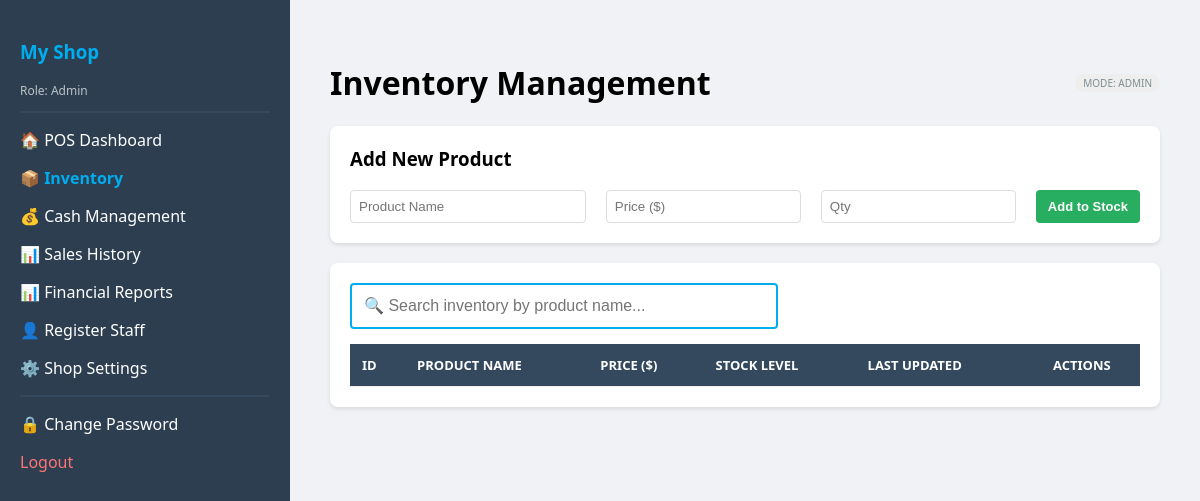
Before: /inventory (signed in) with the older database file.
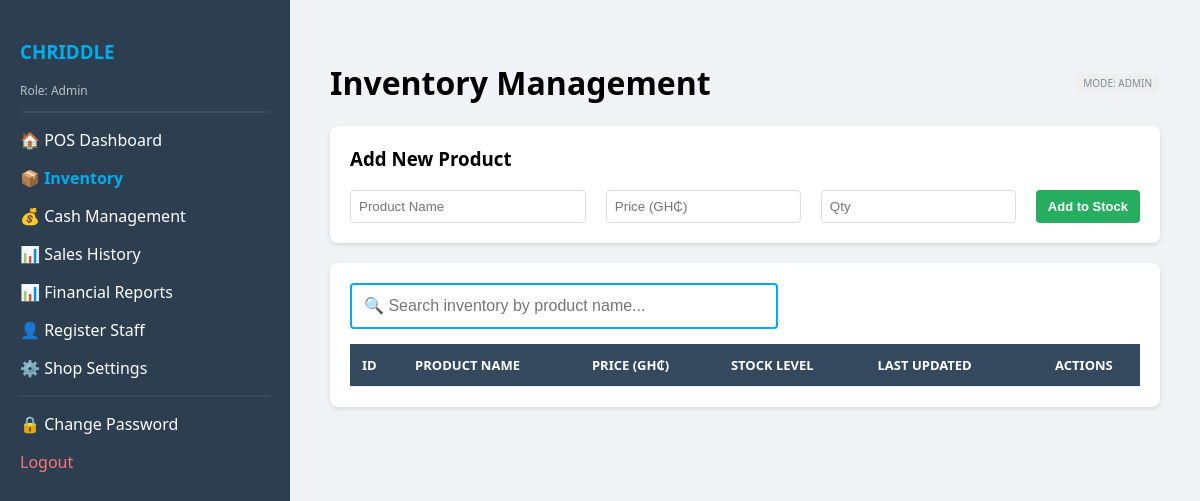
After: the same page with the newer database file.
### tables this page shows
CREATE TABLE shop_settings (
            id INTEGER PRIMARY KEY,
            shop_name TEXT,
            logo_path TEXT,
            tax_rate REAL DEFAULT 0.0,
            currency TEXT DEFAULT '$',
            delete_grace_period INTEGER DEFAULT 7,
            address TEXT,
            contact_number TEXT);

### app.py (the view)
@app.route("/inventory")
@login_required
def inventory():
    db = get_db()
    products = db.execute("SELECT *, (quantity <= min_stock_level) as is_low FROM products").fetchall()
    total_val = sum(p['sell_price'] * p['quantity'] for p in products)
    return render_template("inventory.html", products=products, total_value=total_val)

### app.py (called while the page is built)
def get_db():
    if 'db' not in g:
        g.db = sqlite3.connect(DATABASE)
        g.db.row_factory = sqlite3.Row
        g.db.execute("PRAGMA foreign_keys = ON")
    return g.db

@app.teardown_appcontext
def close_connection(exception):
    db = g.pop('db', None)
    if db is not None:
        db.close()

def login_required(f):
    @wraps(f)
    def decorated_function(*args, **kwargs):
        if 'user' not in session:
            return redirect(url_for('login'))
        return f(*args, **kwargs)
    return decorated_function

@app.context_processor
def inject_shop():
    db = get_db()
    shop_data = db.execute("SELECT * FROM shop_settings WHERE id = 1").fetchone()
    return dict(shop=shop_data)

### templates/inventory.html (shortened to what this page needs)
<!DOCTYPE html>
<html>
<head>
</head>
<body>
    <div class="sidebar">
        <h3 style="color: #00AEEF;">{{ shop.shop_name }}</h3>
        <p style="font-size: 12px; color: #bdc3c7;">Role: {{ session['role'] }}</p>
        <hr style="border: 0.5px solid #34495e;">
        <a href="/dashboard" style="color:white; text-decoration: none;"><p>🏠 POS Dashboard</p></a>
        <p style="color: #00AEEF;"><strong>📦 Inventory</strong></p>
        {% if session['role'] == 'Admin' %}
            <a href="/cash" style="color:white; text-decoration: none;"><p>💰 Cash Management</p></a>
            <a href="/sales" style="color:white; text-decoration: none;"><p>📊 Sales History</p></a>
            <a href="/reports" style="color:white; text-decoration: none;"><p>📊 Financial Reports</p></a>
            <a href="/register" style="color:white; text-decoration: none;"><p>👤 Register Staff</p></a>
            <a href="/settings" style="color:white; text-decoration: none;"><p>⚙️ Shop Settings</p></a>
        {% endif %}
        <hr style="border: 0.5px solid #34495e;">
        <a href="/change_password" style="color:white; text-decoration: none;"><p>🔒 Change Password</p></a>
        <a href="/logout" style="color:#ff7675; text-decoration: none;">Logout</a>
    </div>
    <div class="main">
        <div style="display: flex; justify-content: space-between; align-items: center;">
            <h1>Inventory Management</h1>
            <span class="badge-staff">Mode: {{ session['role'] }}</span>
        </div>
        {% if session['role'] == 'Admin' %}
        <div class="card">
            <h3 style="margin-top: 0;">Add New Product</h3>
            <form action="/add_product" method="POST" style="display: flex; flex-wrap: wrap; gap: 10px;">
                <input type="text" name="name" placeholder="Product Name" style="flex: 2;" required>
                <input type="number" step="0.01" name="price" placeholder="Price ({{ shop.currency }})" style="flex: 1;" required>
                <input type="number" name="quantity" placeholder="Qty" style="flex: 0.5;" required>
                <button type="submit" class="btn bg-green">Add to Stock</button>
            </form>
        </div>
        {% endif %}
        <div class="card">
            <div class="search-container">
                <input type="text" id="inventorySearch" class="search-input" placeholder="🔍 Search inventory by product name...">
            </div>
            <table id="inventoryTable">
                <thead>
                    <tr>
                        <th>ID</th>
                        <th>Product Name</th>
                        <th>Price ({{ shop.currency }})</th>
                        <th>Stock Level</th>
                        <th>Last Updated</th>
                        {% if session['role'] == 'Admin' %}<th style="text-align: center;">Actions</th>{% endif %}
                    </tr>
                </thead>
            </table>
        </div>
    </div>
</body>
</html>

Changed rows visible on the page:
changed shop_settings: shop_name "My Shop" → "CHRIDDLE"; price "Price ($)" → "Price (GH₵)"; currency "$" → "GH₵"
